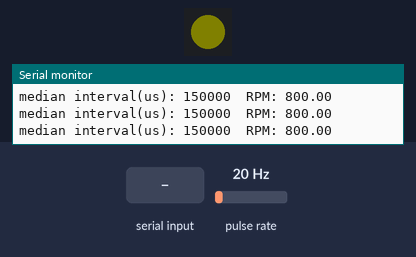
A program run on a simulated ESP32-S3. Shown: 1 RGB LEDs in strip order, left to right, the last lines printed to the serial monitor. Wiring (inferred from the names in the program): pulse sensor: data GPIO 4. The test bench sets the inputs (shaded band); at power-on: pulse rate 20 Hz. Dim RGB values are drawn brighter than linear.

Above: at 1.2 s.
1.3 s: "fm1\n" received over the second serial link
At 1.35 s:
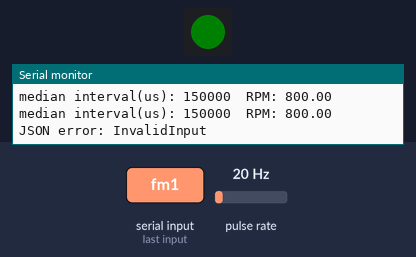
At 2.3 s:
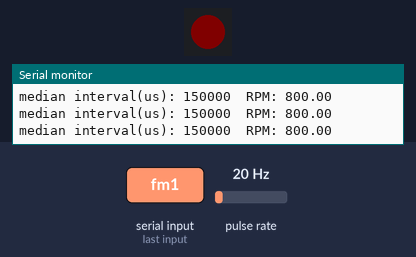
Timing chart, 0 to 4.3 s (numbered marks = the images above; inputs shaded):
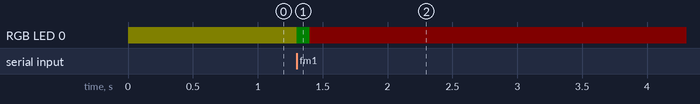

The program:

main.cpp
```cpp
#include <Arduino.h>
#include <ArduinoJson.h>
#include <Adafruit_NeoPixel.h>

// Define the RGB LED pin
#define RGB_LED_PIN 48
#define NUM_PIXELS 1 // Just the one integrated LED

#define TACHO_PIN 4
#define BLADES 0.5

volatile int64_t lastPrintTime = 0;
volatile int64_t lastHeartbeatTime = 0;
unsigned long lastLedChangeTime = 0;
bool ledState = false; // false = red, true = green

volatile int64_t lastPulseTime = 0;
volatile int64_t pulseInterval = 0;
volatile int64_t twoIntervals = 0;
volatile int pulseCount = 0;
volatile float rpm = 0;
volatile bool newPulse = false;

const int N = 9;
int64_t intervals[N];
int idx = 0;
bool bufferFilled = false;

int64_t medianOfArray(int64_t *a, int n)
{
  // simple insertion-sort copy then pick middle (n small)
  int64_t b[N];
  for (int i = 0; i < n; i++)
    b[i] = a[i];
  for (int i = 1; i < n; i++)
  {
    int64_t v = b[i];
    int j = i - 1;
    while (j >= 0 && b[j] > v)
    {
      b[j + 1] = b[j];
      j--;
    }
    b[j + 1] = v;
  }
  return b[n / 2];
}

void IRAM_ATTR onPulse()
{
  int64_t now = esp_timer_get_time(); // µs since boot
  int64_t dt = now - lastPulseTime;
  if (dt > 2000)
  {
    pulseInterval += dt;
    pulseCount++;

    if (pulseCount == 2)
    {
      twoIntervals = pulseInterval;
      pulseInterval = 0;
      pulseCount = 0;
      newPulse = true;
      lastPulseTime = now; // µs

    }
  }

}

Adafruit_NeoPixel pixel(NUM_PIXELS, RGB_LED_PIN, NEO_GRB + NEO_KHZ800);

void setup()
{
  pixel.begin();
  pixel.setPixelColor(0, pixel.Color(255, 255, 0));
  pixel.setBrightness(5);
  pixel.show();
  Serial.begin(921600);

  Serial2.setRxBufferSize(4096);
  Serial2.begin(921600, SERIAL_8N1, 14, 13); // RX=14, TX=13 for Raspberry Pi communication
  while (Serial2.available())
  {
    Serial2.read();
  } // Clear the buffer

  pinMode(TACHO_PIN, INPUT_PULLUP);
  attachInterrupt(digitalPinToInterrupt(TACHO_PIN), onPulse, FALLING);
}

void processPulseData()
{
  if (newPulse)
  {
    noInterrupts();
    int64_t interval = twoIntervals; // µs
    newPulse = false;
    interrupts();

    int count = bufferFilled ? N : idx;

    if (interval > 0)
    {

      intervals[idx] = interval;
      idx = (idx + 1) % N;
      if (idx == 0)
        bufferFilled = true;
      // compute median only when buffer has some data
      int count = bufferFilled ? N : idx;
      if (count >= 3)
      { // wait at least 3 samples before median
        int64_t med = medianOfArray(intervals, count);

        // Optionally: reject very different sample vs median (extra guard)
        if (twoIntervals < med * 7 / 10)
        {
          // sample suspiciously small -> ignore (double-count). Keep med instead.
          twoIntervals = med;
        }
        else if (twoIntervals > med * 2)
        {
          // sample suspiciously large -> maybe missed pulse; use med (or accept depending on use).
          twoIntervals = med;
        }

        // compute RPM from median (use med rather than the raw noisy sample)
        if (med > 0)
          rpm = 60000000.0 / (med * BLADES);

        Serial.print("median interval(us): ");
        Serial.print(med);
        Serial.print("  RPM: ");
        Serial.println(rpm);
      }
      else
      {
        // not enough samples yet — show raw estimate
        if (twoIntervals > 0)
          rpm = 60000000.0 / (twoIntervals * BLADES);
        Serial.print("raw interval(us): ");
        Serial.print(twoIntervals);
        Serial.print("  RPM: ");
        Serial.println(rpm);
      }
    }
  }
}

void loop()
{
  processPulseData();
  int64_t currentTime = esp_timer_get_time();

  // timeout: e.g. 2x the period corresponding to 60 RPM
  // 60 RPM = 1 rev/s, 9 blades -> 9 pulses/s, ~111 ms per pulse
  // Two intervals = ~222 ms. Let's allow 500 ms margin.
  if (currentTime - lastPulseTime > 500000) { // 500,000 µs = 0.5s
    rpm = 0;
  }

  if (Serial2.available())
  {
    // Create buffer with room for incoming data
    const int bufferSize = 4096;
    char buffer[bufferSize];
    int bytesRead = 0;

    // Read all available bytes at once
    while (Serial2.available() && bytesRead < bufferSize - 1)
    {
      buffer[bytesRead++] = Serial2.read();
    }

    // Null-terminate the string
    buffer[bytesRead] = '\0';

    // Serial.print("Received: ");
    // Serial.println(buffer);

    if (bytesRead > 0)
    {
      // Create a JsonDocument to hold the incoming JSON data
      JsonDocument requestDoc; // Size depends on your JSON complexity

      // convert the received raw JSON string into a JsonDocument object
      DeserializationError error = deserializeJson(requestDoc, buffer);

      // initialize a response JsonDocument
      JsonDocument responseDoc;

      if (error)
      { // verify successful deserialization of incoming JSON string
        Serial.print("JSON error: ");
        Serial.println(error.f_str());
      }
      else
      {

        // FLOWMETER DATA SENDING =================================================================================

        responseDoc["tachos"].to<JsonObject>();                 // create dictionary "tachos" in responseDoc
        JsonObject tachos = requestDoc["tachos"].as<JsonObject>(); // cast dictionary "tachos" from requestDoc to JsonObject fms

        // loop through each key-value pair in dictionary "fms" in requestDoc
        // fm is temporary JsonPair object (e.g. {"fm1": {"channel": 4}})
        for (JsonPair tacho : tachos)
        {
          const char *tachoName = tacho.key().c_str(); // get name of sensor (key) as a C-string (e.g. fm1)
          // JsonObject fmChannel = fm.value().as<JsonObject>();     // get sensor channel on ESP (value (key-value pair)) as a JsonObject (e.g. {"channel": 4})
          responseDoc["tachos"][tachoName]["rpm"] = rpm; // store rpm in responseDoc (e.g. {"fm1": {"rpm": 1234}})
        }
        // ========================================================================================================

        responseDoc["send_id"] = requestDoc["send_id"]; // copy send_id from requestDoc to responseDoc

        serializeJson(responseDoc, Serial2);
        Serial2.println(); // Send a newline after the JSON response
        // serializeJson(responseDoc, Serial);
        // Serial.println(); // Send a newline after the JSON response to Serial for debugging
      }
    }
    pixel.setPixelColor(0, pixel.Color(0, 255, 0));
    ledState = true;
    lastLedChangeTime = currentTime;
  }

  // Update LED - happens every loop iteration
  if (ledState && currentTime - lastLedChangeTime > 100000)
  { // 1 second
    pixel.setPixelColor(0, pixel.Color(255, 0, 0));
    ledState = false;
  }

  if (currentTime - lastHeartbeatTime > 5000000)
  {
    Serial.println("Heartbeat");
    lastHeartbeatTime = currentTime;
  }
  pixel.show();
}
```

Measured:
- after the input at 1.3 s, RGB LED 0: RGB(5, 5, 0) → RGB(0, 5, 0) at once, → RGB(5, 0, 0) 0.10 s later
